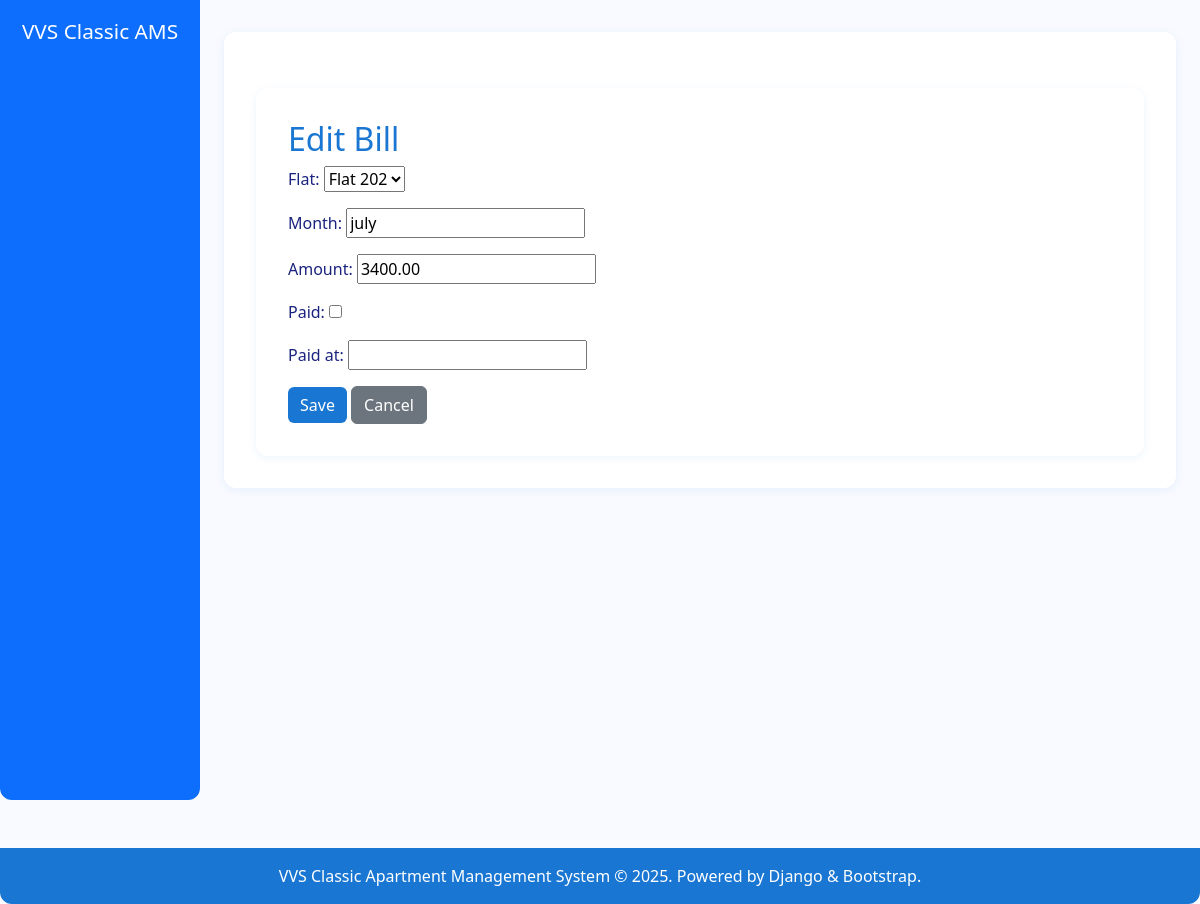
Screenshot of /billing/1/edit/ with the database file from the repository.
### billing/models.py (models this page shows, shortened)
class Bill(models.Model):
    flat = models.ForeignKey(Flat, on_delete=models.CASCADE, related_name='bills')
    month = models.CharField(max_length=20)
    amount = models.DecimalField(max_digits=10, decimal_places=2)
    paid = models.BooleanField(default=False)
    created_at = models.DateTimeField(auto_now_add=True)
    paid_at = models.DateTimeField(null=True, blank=True)

### billing/views.py (the view)
# urls.py: path('<int:pk>/edit/', views.bill_update, name='bill_update'),
def bill_update(request, pk):
    bill = get_object_or_404(Bill, pk=pk)
    if request.method == 'POST':
        form = BillForm(request.POST, instance=bill)
        if form.is_valid():
            form.save()
            return redirect('billing:bill_list')
    else:
        form = BillForm(instance=bill)
    return render(request, 'billing/bill_form.html', {'form': form})

### billing/forms.py
class BillForm(forms.ModelForm):
    class Meta:
        model = Bill
        fields = '__all__'

### flats/models.py (called while the page is built)
    def __str__(self):
        return f"Flat {self.number}"

### templates/billing/bill_form.html (shortened to what this page needs)
{% extends 'base.html' %}
{% block content %}
<div class="container mt-4">
    <h2>{% if form.instance.pk %}Edit Bill{% else %}Add Bill{% endif %}</h2>
    <form method="post">
        <div class="mb-3">{{ form.as_p }}</div>
        <button type="submit" class="btn btn-primary">Save</button>
        <a href="{% url 'billing:bill_list' %}" class="btn btn-secondary">Cancel</a>
    </form>
</div>
{% endblock %}

### templates/base.html (style rules this page uses)
body { background: #f8faff; color: #1a237e; font-family: 'Segoe UI', 'Roboto', Arial, sans-serif; }
.container { background: #fff; border-radius: 12px; box-shadow: 0 2px 8px rgba(25, 118, 210, 0.08); padding: 2rem; margin-top: 2rem; }
h2, h1 { color: #1976d2; }
.btn-primary { background: #1976d2; border: none; }

### rows the page displays
Bill: flat "Flat 202", month "july", amount "3400.00"

### other values shown
{{ now|default:2025 }} "2025"
